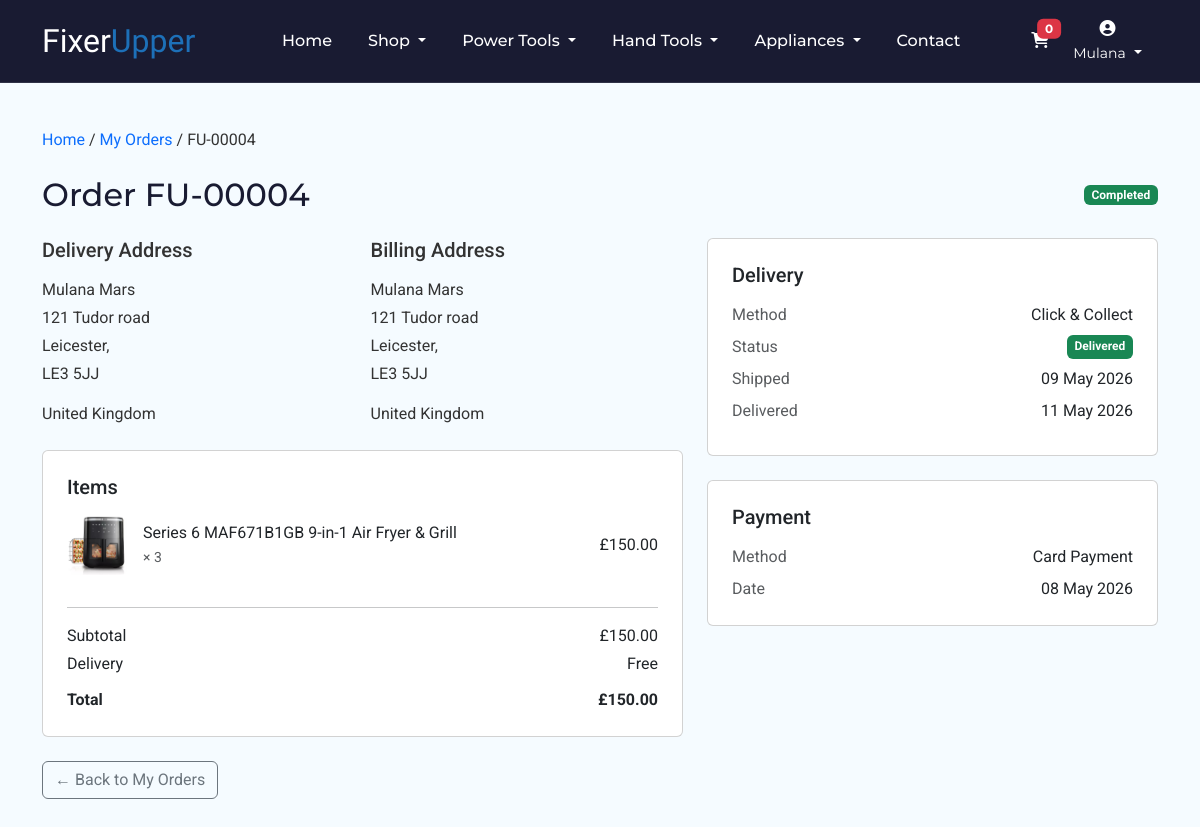
The app's page /myOrder.php?id=4 (signed in) with its own data.
### tables this page shows
CREATE TABLE `categories` (
  `id` int(11) NOT NULL,
  `parent` int(11) NOT NULL,
  `category` varchar(255) NOT NULL,
  `active` tinyint(1) NOT NULL DEFAULT 0
);

CREATE TABLE `orders` (
  `id` int(11) NOT NULL,
  `userID` int(11) NOT NULL,
  `deliveryID` int(11) DEFAULT NULL,
  `peymentMethodID` int(11) NOT NULL,
  `status` enum('pending','paid','shipped','completed','cancelled') NOT NULL DEFAULT 'pending',
  `totalItems` double NOT NULL,
  `deliveryPrice` double NOT NULL,
  `total` double NOT NULL,
  `created_at` datetime NOT NULL DEFAULT current_timestamp()
);

CREATE TABLE `addresses` (
  `id` int(11) NOT NULL,
  `userID` int(11) NOT NULL,
  `fullName` varchar(255) NOT NULL,
  `phone` varchar(14) NOT NULL,
  `address` varchar(255) NOT NULL,
  `city` varchar(255) NOT NULL,
  `postcode` varchar(10) NOT NULL,
  `country` varchar(255) NOT NULL,
  `billing` tinyint(1) NOT NULL DEFAULT 1
);

CREATE TABLE `order_items` (
  `id` int(11) NOT NULL,
  `orderID` int(11) NOT NULL,
  `productID` int(11) NOT NULL,
  `variation_label` varchar(255) DEFAULT NULL,
  `quantity` int(11) NOT NULL,
  `price` double NOT NULL
);

CREATE TABLE `products` (
  `id` int(11) NOT NULL,
  `categoryID` int(11) DEFAULT NULL,
  `brandID` int(11) DEFAULT NULL,
  `sku` varchar(255) NOT NULL,
  `name` varchar(255) NOT NULL,
  `description` text DEFAULT NULL,
  `image` varchar(255) DEFAULT NULL,
  `price` double NOT NULL,
  `qty` int(11) NOT NULL,
  `status` int(11) NOT NULL
);

CREATE TABLE `delivery_method` (
  `id` int(11) NOT NULL,
  `title` varchar(255) NOT NULL,
  `price` double NOT NULL,
  `active` tinyint(1) NOT NULL DEFAULT 0
);

CREATE TABLE `delivery` (
  `id` int(11) NOT NULL,
  `orderID` int(11) NOT NULL,
  `addressID` int(11) NOT NULL,
  `methodID` int(11) NOT NULL,
  `status` enum('shipped','delivered','failed') DEFAULT NULL,
  `shipped_at` datetime DEFAULT NULL,
  `delivered_at` datetime DEFAULT NULL
);

CREATE TABLE `payment_methods` (
  `id` int(11) NOT NULL,
  `title` varchar(255) NOT NULL
);

### myOrder.php (the view, shortened to what this page needs)
<?php
    require_once __DIR__ . '/includes/init.php';
    $order_id = (int)($_GET['id'] ?? 0);
    $stmt = $conn->prepare("
        SELECT
            o.id,
            o.status,
            o.total,
            o.totalItems,
            o.deliveryPrice,
            o.created_at,
            pm.title          AS payment_method,
            dm.title          AS delivery_method,
            d.status          AS delivery_status,
            d.shipped_at,
            d.delivered_at,
            da.fullName       AS del_fullName,
            da.address        AS del_address,
            da.city           AS del_city,
            da.postcode       AS del_postcode,
            da.country        AS del_country,
            ba.fullName       AS bill_fullName,
            ba.address        AS bill_address,
            ba.city           AS bill_city,
            ba.postcode       AS bill_postcode,
            ba.country        AS bill_country
        FROM orders o
        LEFT JOIN delivery d ON d.id = o.deliveryID
        LEFT JOIN delivery_method dm ON dm.id = d.methodID
        LEFT JOIN payment_methods pm ON pm.id = o.peymentMethodID
        LEFT JOIN addresses da ON da.id = d.addressID
        LEFT JOIN addresses ba ON ba.userID = o.userID AND ba.billing = 1
        WHERE o.id = ? AND o.userID = ?
    ");
    $stmt->bind_param("ii", $order_id, $_SESSION['customer_id']);
    $stmt->execute();
    $order = $stmt->get_result()->fetch_assoc();
    $items_stmt = $conn->prepare("
        SELECT
            oi.quantity,
            oi.price,
            oi.variation_label,
            p.name,
            p.image
        FROM order_items oi
        JOIN products p ON p.id = oi.productID
        WHERE oi.orderID = ?
    ");
    $items_stmt->bind_param("i", $order_id);
    $items_stmt->execute();
    $items = $items_stmt->get_result();
    $order_number = orderNumber($order['id']);
    $subtotal     = $order['total'] - $order['deliveryPrice'];
    include('./includes/header.php');
?>
<section class="py-5">
    <div class="container">
        <nav class="breadcrumbs mb-4">
            <a href="index.php">Home</a> /
            <a href="myOrders.php">My Orders</a> /
            <span><?= $order_number ?></span>
        </nav>
        <div class="d-flex justify-content-between align-items-center mb-4">
            <h1 class="mb-0">Order <?= $order_number ?></h1>
            <?= orderStatusBadge($order['status']) ?>
        </div>
        <div class="row">
            <div class="col-lg-7">
                <div class="row mg-4 g-3">
                    <div class="col-md-6">
                        <h5 class="mb-3">Delivery Address</h5>
                        <p class="mb-1"><?= htmlspecialchars($order['del_fullName'] ?? '—') ?></p>
                        <p class="mb-1"><?= htmlspecialchars($order['del_address'] ?? '—') ?></p>
                        <p class="mb-1"><?= htmlspecialchars($order['del_city'] ?? '—') ?>,</p>
                        <p><?= htmlspecialchars($order['del_postcode'] ?? '—') ?></p>
                        <p class="mb-0"><?= htmlspecialchars($order['del_country'] ?? '—') ?></p>
                    </div>
                    <div class="col-md-6">
                        <h5 class="mb-3">Billing Address</h5>
                        <p class="mb-1"><?= htmlspecialchars($order['bill_fullName'] ?? '—') ?></p>
                        <p class="mb-1"><?= htmlspecialchars($order['bill_address'] ?? '—') ?></p>
                        <p class="mb-1"><?= htmlspecialchars($order['bill_city'] ?? '—') ?>, </p>
                        <p><?= htmlspecialchars($order['bill_postcode'] ?? '—') ?></p>
                        <p class="mb-0"><?= htmlspecialchars($order['bill_country'] ?? '—') ?></p>
                    </div>
                </div>
                <div class="card p-4 my-4 ">
                    <h5 class="mb-3">Items</h5>
                    <?php while ($item = $items->fetch_assoc()): ?>
                        <div class="d-flex align-items-center mb-3 gap-3">
                            <?php if ($item['image']): ?>
                                <img src="./img/products/<?= htmlspecialchars($item['image']) ?>"
                                     alt="<?= htmlspecialchars($item['name']) ?>"
                                     class="rounded" width="60" height="60"
                                     loading="lazy">
                            <?php endif; ?>
                            <div class="flex-grow-1">
                                <div><?= htmlspecialchars($item['name']) ?></div>
                                <small class="text-muted">× <?= $item['quantity'] ?></small>
                            </div>
                            <div>£<?= number_format($item['price'] * $item['quantity'], 2) ?></div>
                        </div>
                    <?php endwhile; ?>
                    <hr>
                    <div class="d-flex justify-content-between mb-1">
                        <span>Subtotal</span>
                        <span>£<?= number_format($subtotal, 2) ?></span>
                    </div>
                    <div class="d-flex justify-content-between mb-1">
                        <span>Delivery</span>
                        <span><?= $order['deliveryPrice'] > 0 ? '£' . number_format($order['deliveryPrice'], 2) : 'Free' ?></span>
                    </div>
                    <div class="d-flex justify-content-between mt-2">
                        <strong>Total</strong>
                        <strong>£<?= number_format($order['total'], 2) ?></strong>
                    </div>
                </div>
            </div>
            <div class="col-lg-5">
                <div class="card p-4 mb-4">
                    <h5 class="mb-3">Delivery</h5>
                    <div class="d-flex justify-content-between mb-2">
                        <span class="text-muted">Method</span>
                        <span><?= htmlspecialchars($order['delivery_method'] ?? '—') ?></span>
                    </div>
                    <div class="d-flex justify-content-between mb-2">
                        <span class="text-muted">Status</span>
                        <?= deliveryStatusBadge($order['delivery_status']) ?>
                    </div>
                    <?php if ($order['shipped_at']): ?>
                        <div class="d-flex justify-content-between mb-2">
                            <span class="text-muted">Shipped</span>
                            <span><?= date('d M Y', strtotime($order['shipped_at'])) ?></span>
                        </div>
                    <?php endif; ?>
                    <?php if ($order['delivered_at']): ?>
                        <div class="d-flex justify-content-between mb-2">
                            <span class="text-muted">Delivered</span>
                            <span><?= date('d M Y', strtotime($order['delivered_at'])) ?></span>
                        </div>
                    <?php endif; ?>
                </div>
                <div class="card p-4 mb-4">
                    <h5 class="mb-3">Payment</h5>
                    <div class="d-flex justify-content-between">
                        <span class="text-muted">Method</span>
                        <span><?= htmlspecialchars($order['payment_method'] ?? '—') ?></span>
                    </div>
                    <div class="d-flex justify-content-between mt-2">
                        <span class="text-muted">Date</span>
                        <span><?= date('d M Y', strtotime($order['created_at'])) ?></span>
                    </div>
                </div>
            </div>
        </div>
        <a href="myOrders.php" class="btn btn-outline-secondary">← Back to My Orders</a>
    </div>
</section>

### includes/header.php (shortened to what this page needs)
<!DOCTYPE html>
<html lang="en">
<head>
  <link href="https://cdn.jsdelivr.net/npm/bootstrap-icons@1.10.5/font/bootstrap-icons.css" rel="stylesheet">
  <link rel="stylesheet" href="https://cdnjs.cloudflare.com/ajax/libs/font-awesome/6.5.0/css/all.min.css">
  <link href="https://cdn.jsdelivr.net/npm/bootstrap@5.3.2/dist/css/bootstrap.min.css" rel="stylesheet">
  <link rel="stylesheet" href="./css/style.css">
</head>
<body>
  <?php
    $cartCount = 0;
  ?>
  <header>
    <nav class="navbar navbar-expand-lg navbar-dark fixed-top custom-navbar">
      <div class="container d-flex align-items-center justify-content-between">
        <a class="navbar-brand" href="index.php">
          Fixer<span class="logo-accent">Upper</span>
        </a>
        <div class="d-flex align-items-center order-lg-3">
          <a class="nav-link me-4 position-relative" href="cart.php">
            <i class="fa-solid fa-cart-shopping"></i>
            <span id="cartCount" class="badge bg-danger position-absolute top-0 start-100 translate-middle"> <?= $cartCount ?> </span>
          </a>
          <?php if (!isCustomer()): ?>
            <a class="nav-link text-center me-2" href="auth.php">
              <i class="fa-solid fa-user"></i> <small>Login</small>
            </a>
          <?php else: ?>
            <div class="dropdown text-center me-3">
              <a class="nav-link dropdown-toggle" href="#" data-bs-toggle="dropdown">
                <i class="fa-solid fa-user-circle"></i><br>
                <small><?= htmlspecialchars($_SESSION['customer_name']) ?></small>
              </a>
            </div>
          <?php endif; ?>
        </div>
        <div class="collapse navbar-collapse order-lg-2" id="mainNav">
          <ul class="navbar-nav mx-auto align-items-center">
            <li class="nav-item">
              <a class="nav-link" href="index.php">Home</a>
            </li>
            <li class="nav-item dropdown position-static">
              <a class="nav-link dropdown-toggle" href="#" data-bs-toggle="dropdown">
                Shop
              </a>
            </li>
            <?php
            $cats = $conn->query("SELECT * FROM categories WHERE parent = 0 AND active = 1");
            while ($cat = $cats->fetch_assoc()):
            ?>
              <li class="nav-item dropdown position-static">
                <a class="nav-link dropdown-toggle" href="#" data-bs-toggle="dropdown">
                  <?= htmlspecialchars($cat['category']) ?>
                </a>
              </li>
            <?php endwhile; ?>
            <li class="nav-item">
              <a class="nav-link" href="contact.php">Contact</a>
            </li>
          </ul>
        </div>
      </div>
    </nav>
  </header>

### includes/functions.php (shortened to what this page needs)
<?php
    function isCustomer() {
        return isset($_SESSION['customer_id']) && isset($_SESSION['customer_role']) && $_SESSION['customer_role'] === 0;
    }
    function orderNumber(int $id): string {
        return 'FU-' . str_pad($id, 5, '0', STR_PAD_LEFT);
    }
    function orderStatusBadge(string $status): string {
        $class = match($status) {
            'pending'   => 'bg-warning text-dark',
            'shipped'   => 'bg-info text-dark',
            'completed' => 'bg-success',
            'cancelled' => 'bg-danger',
            default     => 'bg-secondary'
        };
        return "<span class=\"badge {$class}\">" . ucfirst($status) . "</span>";
    }
    function deliveryStatusBadge(?string $status): string {
        $class = match($status) {
            'shipped'   => 'bg-info text-dark',
            'delivered' => 'bg-success',
            'failed'    => 'bg-danger',
            default     => 'bg-secondary'
        };
        return "<span class=\"badge {$class}\">" . ucfirst($status) . "</span>";
    }

### css/style.css (style rules this page uses)
:root { --navbar-height: 80px; --color-dark: #191b32; --color-accent: #1d70b8; --color-cta: #3FB6D1; --color-cta-hover: #2C9FBB; --color-text: #333; --color-bg: #F5FBFF; --color-white: #ffffff; --color-border: #eee; --color-star: #f5a623; }
body { font-family: 'Roboto', sans-serif; margin: 0; padding: 0; background: var(--color-bg); color: var(--color-text); padding-top: var(--navbar-height); min-height: 100vh; display: flex; flex-direction: column; }
h1, h2, h3 { font-family: 'Montserrat', sans-serif; color: var(--color-dark); }
h1 { font-size: 32px; }
a { text-decoration: none; }
.navbar, .custom-navbar { background: var(--color-dark); padding: 12px 0; font-family: 'Montserrat', sans-serif; border-bottom: 1px solid rgba(255,255,255,0.1); }
.navbar-brand { font-family: "Exo 2", sans-serif; font-size: 32px; }
.logo-accent { color: var(--color-accent); }
.navbar-nav .nav-link { margin: 0 10px; font-weight: 500; }
.nav-link, .nav-link i, .nav-link small { color: var(--color-white) !important; }

### records on screen
categories: category "Power Tools"
categories: category "Hand Tools"
categories: category "Appliances"
orders: id "FU-00004", status "Completed", addresses.fullName "Mulana Mars", addresses.address "121 Tudor road", addresses.city "Leicester", addresses.postcode "LE3 5JJ", addresses.country "United Kingdom", subtotal "150.00", total "150.00", delivery_method.title "Click & Collect", deliveryID.status "Delivered", deliveryID.shipped_at "09 May 2026", deliveryID.delivered_at "11 May 2026", peymentMethodID.title "Card Payment", created_at "08 May 2026"
order_items: productID.image (picture), productID.name "Series 6 MAF671B1GB 9-in-1 Air Fryer & Grill", quantity "3", $item['price'] * $item['quantity'] "150.00"

### other values on screen
$cartCount "0"
$_SESSION['customer_name'] "Mulana"
